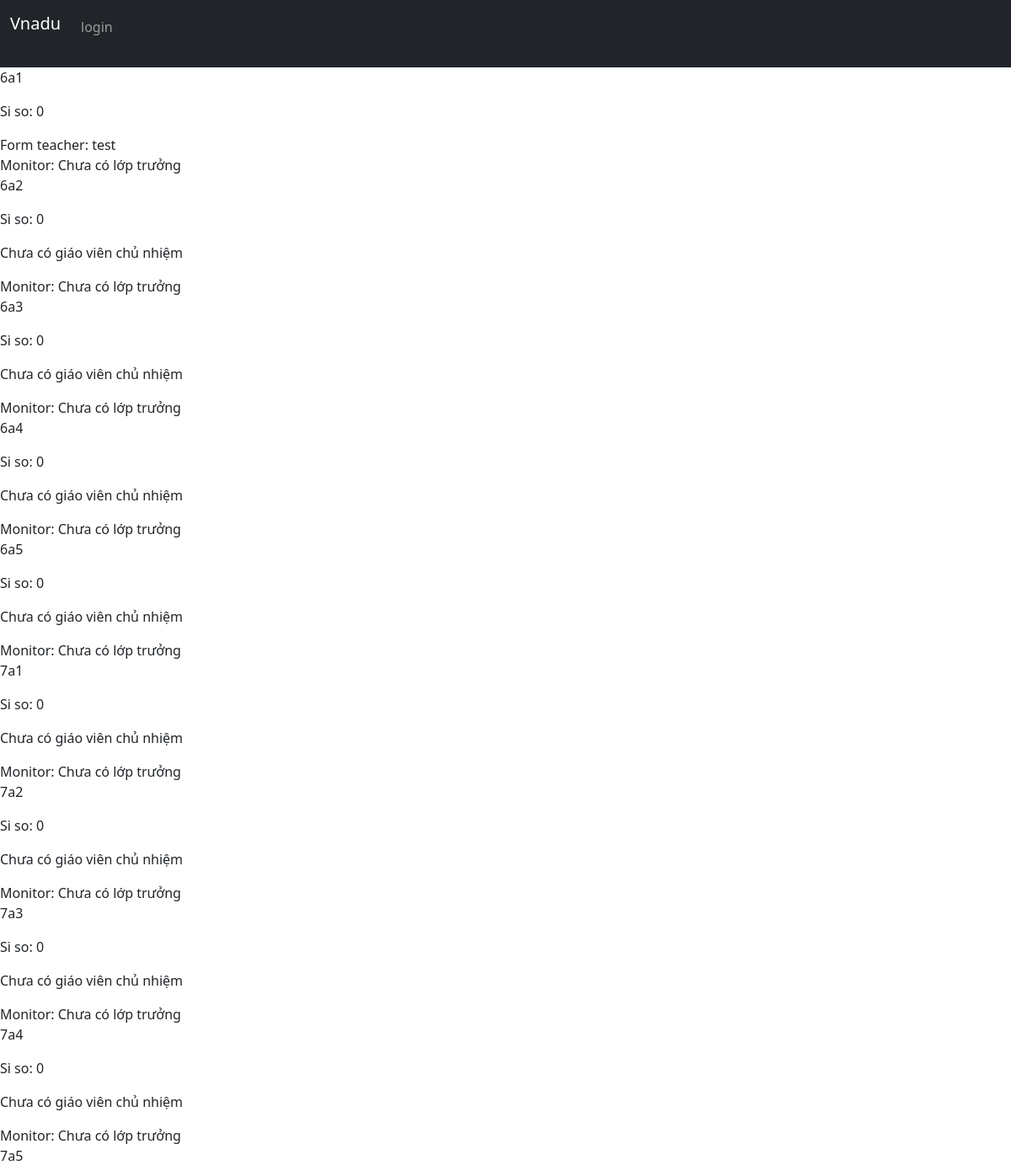
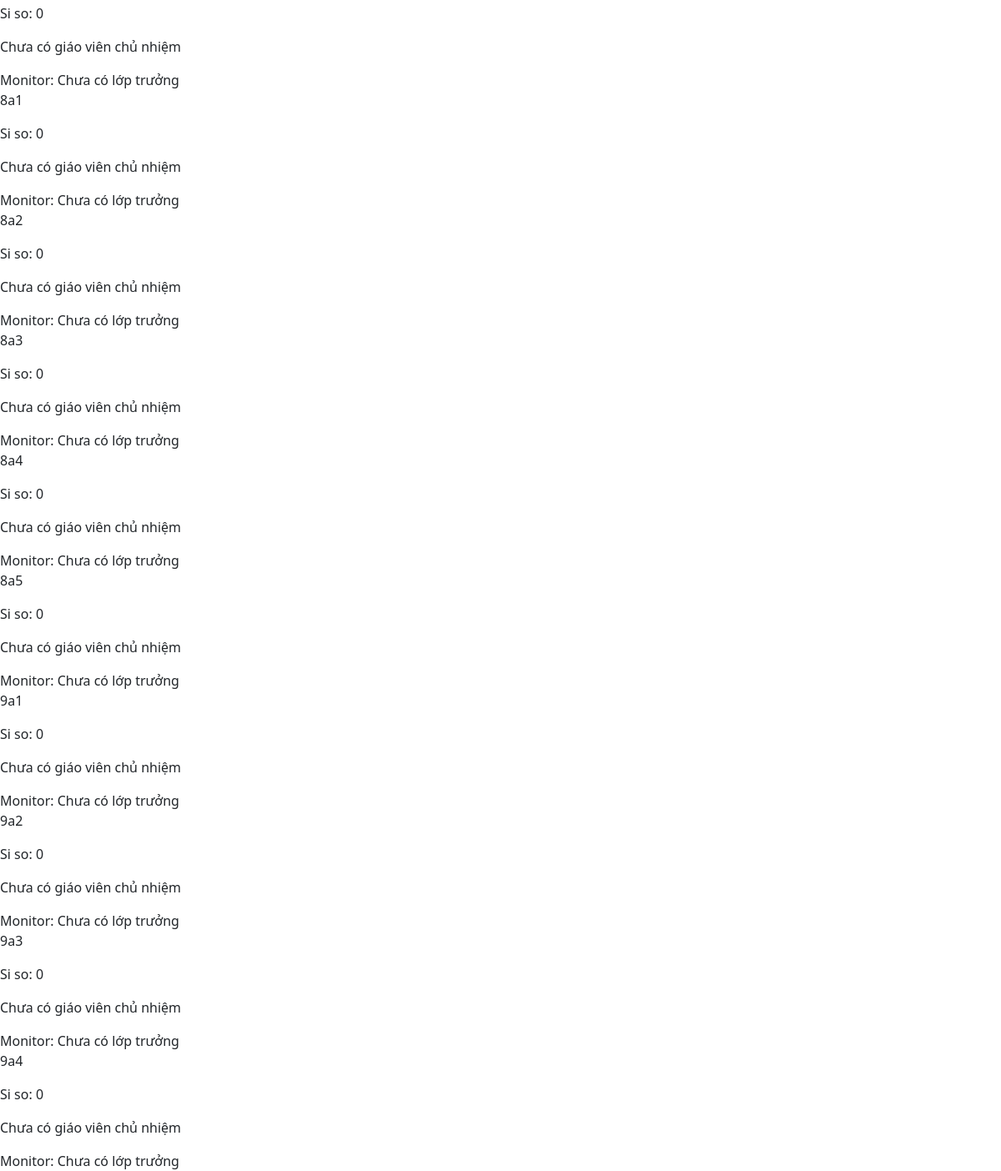
Page /classes on the committed database (2 pictures, top to bottom).
### Du_An/models.py (models this page shows, shortened)
class Class(models.Model):
    form_teacher = models.OneToOneField(Teacher, on_delete=models.CASCADE, null=True, default=None, related_name="form_class")
    name = models.CharField(max_length=3, unique=True)
    students = models.ManyToManyField(Student, blank=True, related_name="classroom")
    subject_teachers = models.ManyToManyField("ClassSubjectTeacher", related_name="classroom")
    def student_count(self) -> int:
        return self.students.count()

class Teacher(User):
    full_name = models.CharField(max_length=200, unique=False)
    subject = models.ManyToManyField(Subject, related_name="teachers")
    contact_information = models.TextField(default="")

### Du_An/views.py (the view)
# urls.py: path("classes", views.view_classes, name="classes"),
def view_classes(request):
    if request.method != "GET":
        return HttpResponseNotAllowed("Method not allowed")
    classes = Class.objects.all()
    return render(request, "Du_An/classes.html", {
        "classes": classes
    })

### Du_An/templates/Du_An/classes.html (shortened to what this page needs)
{% extends 'Du_An/layout.html' %}
{% block body %}
    <div class="classes">
        {% for class in classes %}
            <div class="class">
                <p class="class_name"> {{ class.name }} </p>
                <p class="class_student_count">Si so: {{ class.student_count }} </p>
                {% if class.form_teacher %}
                <a class="nav-link" href="{% url 'view_teacher' class.form_teacher.id %}">Form teacher: {{ class.form_teacher.full_name }} </a>
                {% else %}
                <p>Chưa có giáo viên chủ nhiệm</p>
                {% endif %}
                <a class="nav-link" href="#">Monitor: {% if class.monitor %} {{ class.monitor.full_name }} {% else %} Chưa có lớp trưởng {% endif %}</a>
            </div>
        {% endfor %}
    </div>
{% endblock %}

### rows in the picture
Class: name "6a1", student_count "0", form_teacher.full_name "test"
Class: name "6a2", student_count "0", shows "Chưa có giáo viên chủ nhiệm"
Class: name "6a3", student_count "0", shows "Chưa có giáo viên chủ nhiệm"
Class: name "6a4", student_count "0", shows "Chưa có giáo viên chủ nhiệm"
Class: name "6a5", student_count "0", shows "Chưa có giáo viên chủ nhiệm"
Class: name "7a1", student_count "0", shows "Chưa có giáo viên chủ nhiệm"
Class: name "7a2", student_count "0", shows "Chưa có giáo viên chủ nhiệm"
Class: name "7a3", student_count "0", shows "Chưa có giáo viên chủ nhiệm"
Class: name "7a4", student_count "0", shows "Chưa có giáo viên chủ nhiệm"
Class: name "7a5", student_count "0", shows "Chưa có giáo viên chủ nhiệm"
Class: name "8a1", student_count "0", shows "Chưa có giáo viên chủ nhiệm"
Class: name "8a2", student_count "0", shows "Chưa có giáo viên chủ nhiệm"
Class: name "8a3", student_count "0", shows "Chưa có giáo viên chủ nhiệm"
Class: name "8a4", student_count "0", shows "Chưa có giáo viên chủ nhiệm"
Class: name "8a5", student_count "0", shows "Chưa có giáo viên chủ nhiệm"
Class: name "9a1", student_count "0", shows "Chưa có giáo viên chủ nhiệm"
Class: name "9a2", student_count "0", shows "Chưa có giáo viên chủ nhiệm"
Class: name "9a3", student_count "0", shows "Chưa có giáo viên chủ nhiệm"
Class: name "9a4", student_count "0", shows "Chưa có giáo viên chủ nhiệm"
